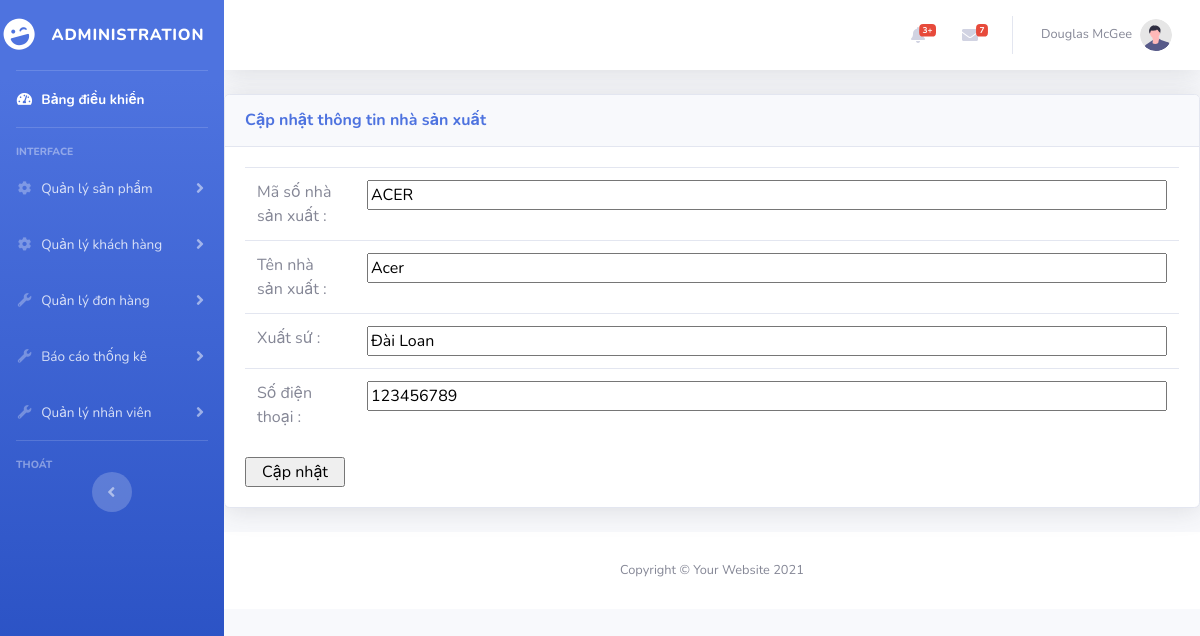
The page /admin/editNSX.php?MSNSX=ACER on the database its author committed.
### tables this page shows
CREATE TABLE `nhasanxuat` (
  `MSNSX` varchar(10) NOT NULL,
  `TenNSX` varchar(30) NOT NULL,
  `XuatSu` varchar(30) NOT NULL,
  `SDT` int(11) NOT NULL
);

### admin/editNSX.php (the view, shortened to what this page needs)
<?php
include './db_connect/pdo.php';
$m = isset($_GET['MSNSX']) ? $_GET['MSNSX'] : '';
$sql = "select * from NHASANXUAT where MSNSX= ? ";
$a = [$m];
$objStatement = $objPDO->prepare($sql);
$objStatement->execute($a);
$data1 = $objStatement->fetch(PDO::FETCH_OBJ);
?>
<!DOCTYPE html>
<html lang="en">
<head>
    <link href="vendor/fontawesome-free/css/all.min.css" rel="stylesheet" type="text/css">
    <link href="css/sb-admin-2.min.css" rel="stylesheet">
    <link href="vendor/datatables/dataTables.bootstrap4.min.css" rel="stylesheet">
</head>
<body id="page-top">
    <div id="wrapper">
        <?php include './page.admin/sidebar.php' ?>
        <div id="content-wrapper" class="d-flex flex-column">
            <div id="content">
                <?php include './page.admin/topbar.php' ?>
                <div class="card shadow mb-4">
                    <div class="card-header py-3">
                        <h6 class="m-0 font-weight-bold text-primary">Cập nhật thông tin nhà sản xuất</h6>
                    </div>
                    <div class="card-body">
                        <form action="updateNSX.php" method="post" enctype="multipart/form-data">
                            <table class="table">
                                <tbody>
                                    <tr>
                                        <td scope="row"> Mã số nhà sản xuất :</td>
                                        <td><input type="text" style="min-width: 800px;" name="MSNSX" value='<?php echo $data1->MSNSX ?>' readonly></td>
                                    </tr>
                                    <tr>
                                        <td scope="row">Tên nhà sản xuất :</td>
                                        <td><input type="text" name="TenNSX" style="min-width: 800px;" value='<?php echo $data1->TenNSX ?>'></td>
                                    </tr>
                                    <tr>
                                        <td scope="row"> Xuất sứ :</td>
                                        <td><input type="text" style="min-width: 800px;" name="XuatSu" value='<?php echo $data1->XuatSu ?>'></td>
                                    </tr>
                                    <tr>
                                        <td scope="row">Số điện thoại :</td>
                                        <td><input type="text" name="SDT" style="min-width: 800px;" value='<?php echo $data1->SDT ?>'></td>
                                    </tr>
                                </tbody>
                            </table>
                            <input type="submit" style="min-width: 100px; " value="Cập nhật">
                        </form>
                    </div>
                </div>
                <?php include './page.admin/footer.php' ?>
            </div>
        </div>
</body>
</html>

### rows shown on the page
nhasanxuat: MSNSX "ACER", TenNSX "Acer", XuatSu "Đài Loan", SDT "123456789"
